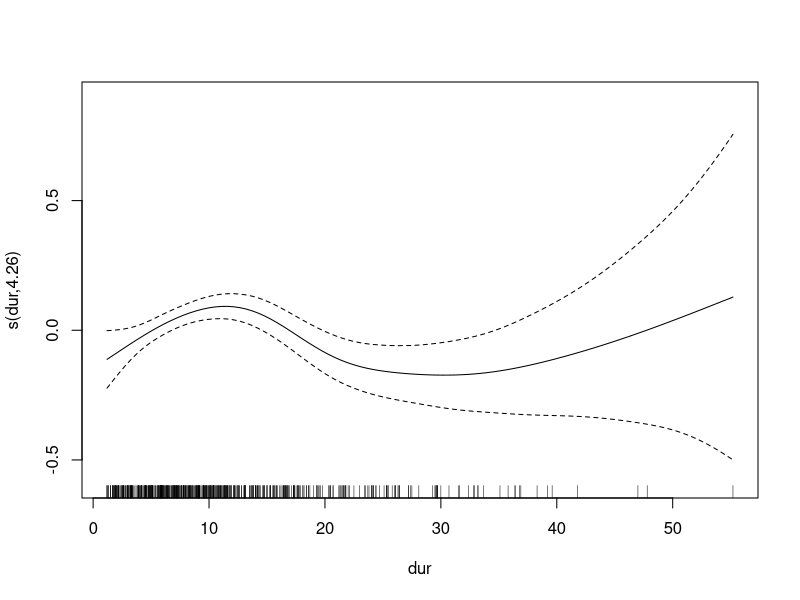
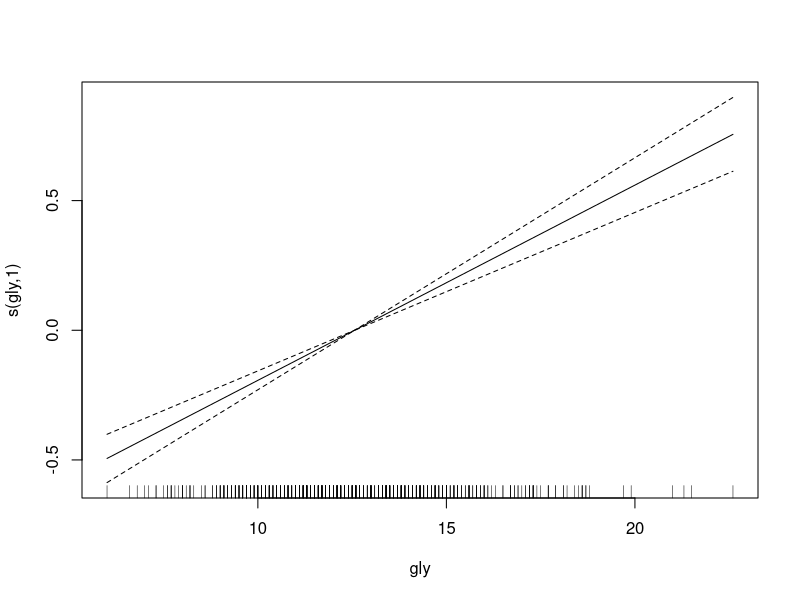
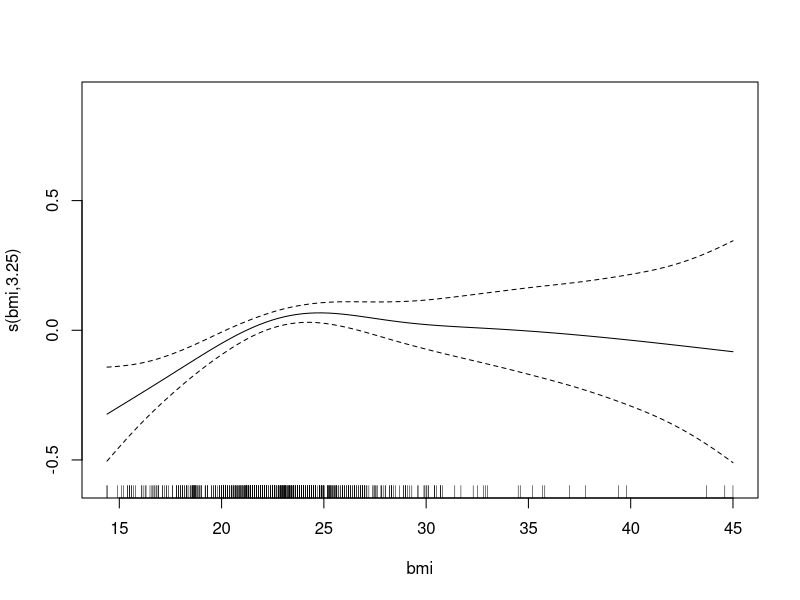

Recreate these plots in R, in order.
## ---- chunk 1
knitr::opts_chunk$set(echo = TRUE)
## ---- chunk 2
library(gss)
data(wesdr)
head(wesdr)
## ---- chunk 3
n.test <- round(0.15 * nrow(wesdr))
test_ind <- sample(seq_len(nrow(wesdr)), size = n.test)

train <- wesdr[-test_ind, ]
test <- wesdr[test_ind, ]
## ---- chunk 4
library(mgcv)
fit <- gam(ret~s(dur)+s(gly)+s(bmi), data = train)
## ---- chunk 5
plot(fit)
## ---- chunk 6
preds <- predict(fit, newdata = test)
diff <- as.vector(test[,"ret"]) - preds
mse <- mean((diff)^2)
mse
## ---- chunk 7
fit2 <- gam(ret~dur+gly+bmi, data = train)

preds2 <- predict(fit2, newdata = test)
diff2 <- as.vector(test[,"ret"]) - preds2
mse2 <- mean((diff2)^2)
mse2
